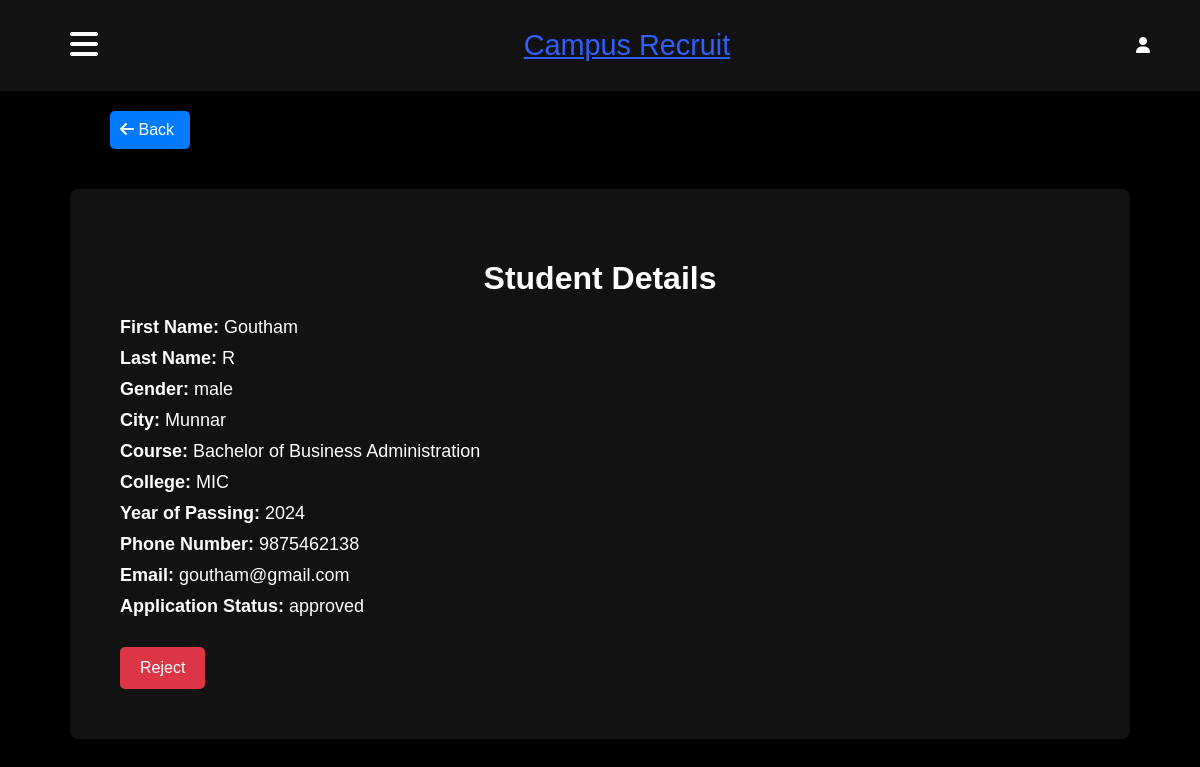
Before: /Company/studentDetails.php?student_id=5&application_id=1012 (signed in) with the older database file.
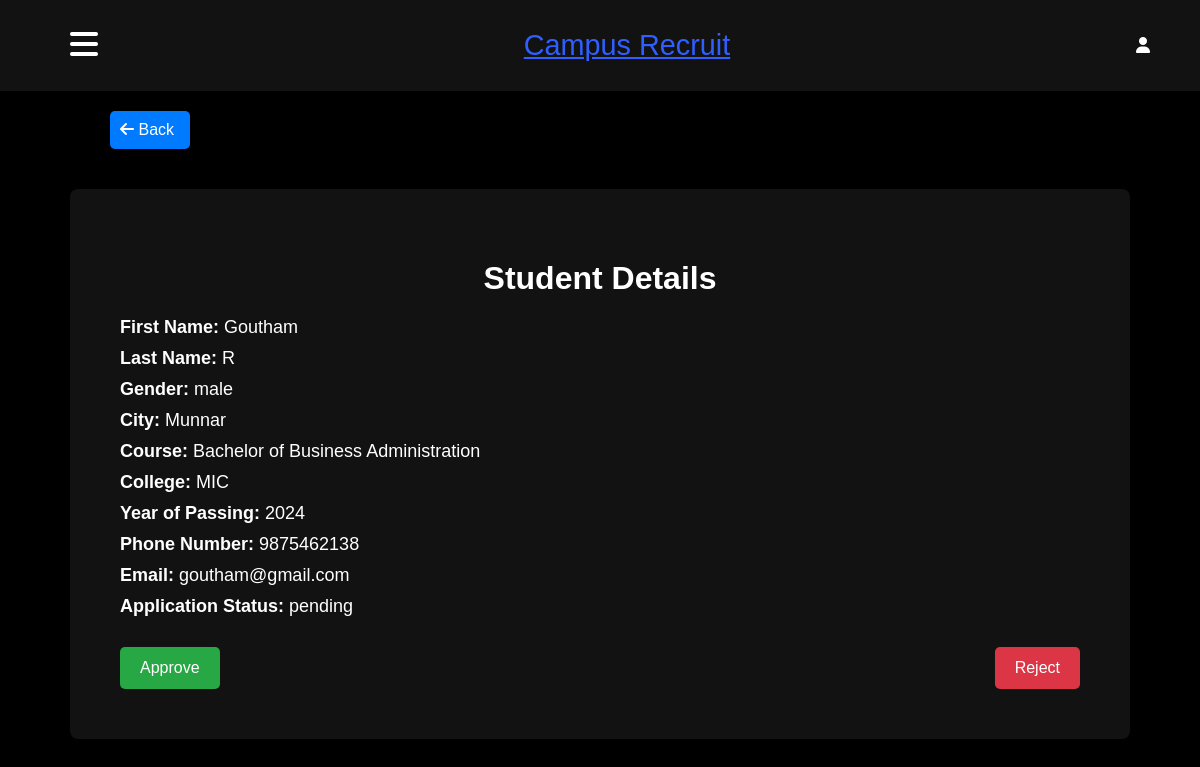
After: the same page with the newer database file.
### tables this page shows
CREATE TABLE `application` (
  `application_id` int(11) NOT NULL,
  `student_id` int(11) NOT NULL,
  `company_id` int(11) NOT NULL,
  `job_id` int(11) NOT NULL,
  `application_date` date DEFAULT curdate(),
  `application_status` enum('pending','approved','rejected') NOT NULL DEFAULT 'pending'
);

### Company/studentDetails.php (the view, shortened to what this page needs)
<?php
    include "connection.php";
    $student_id = $_GET['student_id'];
    $application_id = $_GET['application_id'];
    $stmt = $conn->prepare("SELECT * FROM student_details WHERE student_id = ?");
    $stmt->bind_param("i", $student_id);
    $stmt->execute();
    $student = $stmt->get_result()->fetch_assoc();
    $stmt = $conn->prepare("SELECT application_status FROM application WHERE application_id = ?");
    $stmt->bind_param("i", $application_id);
    $stmt->execute();
    $application = $stmt->get_result()->fetch_assoc();
?>
<!DOCTYPE html>
<html lang="en">
<head>
    <link rel="stylesheet" href="https://cdnjs.cloudflare.com/ajax/libs/font-awesome/6.6.0/css/all.min.css">
</head>
<body>
<div class="main-container">
    <div class="header">
        <button class="menu-btn" onclick="toggleSidebar()">
            <i class="fas fa-bars"></i>
        </button>
        <a href="#" class="logo">Campus Recruit</a>
        <div class="profile-container">
            <i class="fas fa-user" id="profile" onclick="toggleProfileMenu()"></i>
        </div>
    </div>
    <a href="application.php" class="back-btn"><i class="fas fa-arrow-left"></i> Back</a>
    <div class="container">
        <h1>Student Details</h1>
        <div class="details">
            <p><strong>First Name:</strong> <?= htmlspecialchars($student['First_name']); ?></p>
            <p><strong>Last Name:</strong> <?= htmlspecialchars($student['Last_name']); ?></p>
            <p><strong>Gender:</strong> <?= htmlspecialchars($student['Gender']); ?></p>
            <p><strong>City:</strong> <?= htmlspecialchars($student['City']); ?></p>
            <p><strong>Course:</strong> <?= htmlspecialchars($student['Course']); ?></p>
            <p><strong>College:</strong> <?= htmlspecialchars($student['College']); ?></p>
            <p><strong>Year of Passing:</strong> <?= htmlspecialchars($student['Year_of_passing']); ?></p>
            <p><strong>Phone Number:</strong> <?= htmlspecialchars($student['PhoneNum']); ?></p>
            <p><strong>Email:</strong> <?= htmlspecialchars($student['account_email']); ?></p>
            <p><strong>Application Status:</strong> <?= htmlspecialchars($application['application_status']); ?></p>
        </div>
        <div class="actions">
            <?php if ($application['application_status'] !== 'approved'): ?>
                <form method="POST">
                    <button class="approved" type="submit">Approve</button>
                </form>
            <?php endif; ?>
            <?php if ($application['application_status'] !== 'rejected'): ?>
                <form method="POST">
                    <button class="rejected" type="submit">Reject</button>
                </form>
            <?php endif; ?>
        </div>
    </div>
</div>
</body>
</html>

Changed rows visible on the page:
changed application: application_status "approved" → "pending"
Other visible differences:
text now shown: "Approve"
